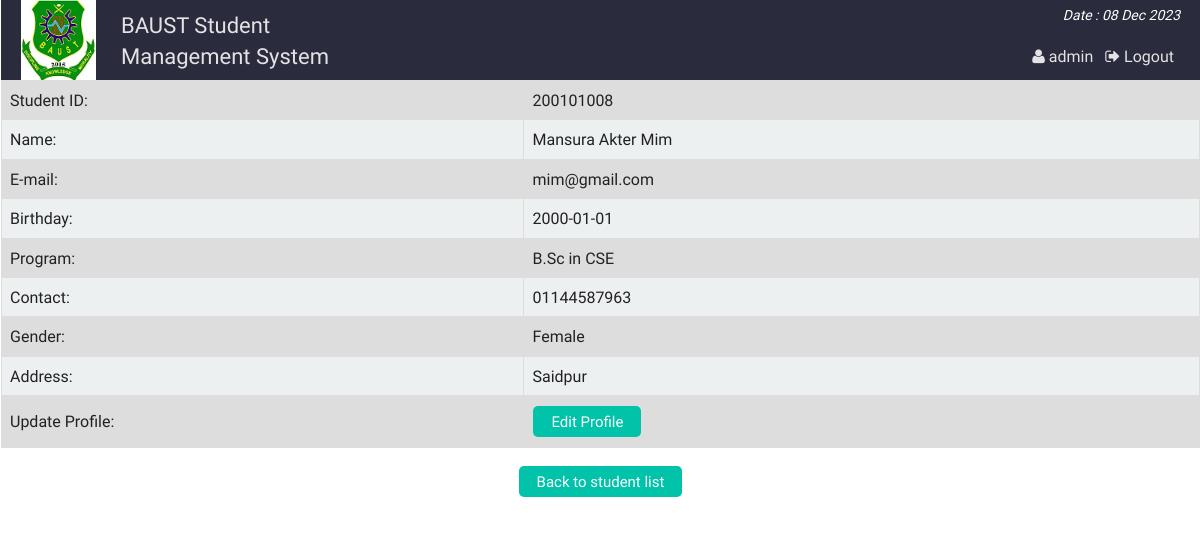
/admin_single_student.php?id=200101008 (signed in), run on the app's committed database.
### tables this page shows
CREATE TABLE `st_info` (
  `st_id` varchar(20) NOT NULL,
  `name` varchar(100) NOT NULL,
  `password` varchar(32) NOT NULL,
  `email` varchar(50) NOT NULL,
  `bday` date NOT NULL,
  `program` varchar(15) NOT NULL,
  `contact` varchar(20) NOT NULL,
  `gender` varchar(10) NOT NULL,
  `address` varchar(255) NOT NULL,
  `img` varchar(255) DEFAULT NULL
);

### php/functions.php (called while the page is built, shortened)
<?php
class login_registration_class{
	public function getuserbyid($st_id){
		global $conn;
		$query = $conn->query("select * from st_info where st_id='$st_id'");
		return $query;
	}
};
?>

### admin_single_student.php (the view, shortened to what this page needs)
<?php
	require "php/config.php";
	require_once "php/functions.php";
	$user = new login_registration_class();
	if(isset($_REQUEST['id'])){
		$st_id = $_REQUEST['id'];
	}else{
		header('Location: admin.php');
		exit();
	}
?>
<?php
include "php/headertop_admin.php";
?>
<div class="profile">
		<table class="tab_one">
			<?php
				$getuser = $user->getuserbyid($st_id);
				while($row = $getuser->fetch_assoc()){
			?>
			<tr>
				<td>Student ID: </td>
				<td><?php echo $row['st_id']; ?></td>
			</tr>
			<tr>
				<td>Name: </td>
				<td><?php echo $row['name']; ?></td>
			</tr>
			<tr>
				<td>E-mail: </td>
				<td><?php echo $row['email']; ?></td>
			</tr>
			<tr>
				<td>Birthday: </td>
				<td><?php echo $row['bday']; ?></td>
			</tr>
			<tr>
				<td>Program: </td>
				<td><?php echo $row['program']; ?></td>
			</tr>
			<tr>
				<td>Contact: </td>
				<td><?php echo $row['contact']; ?></td>
			</tr>
			<tr>
				<td>Gender: </td>
				<td><?php echo $row['gender']; ?></td>
			</tr>
			<tr>
				<td>Address: </td>
				<td><?php echo $row['address']; ?></td>
			</tr>
			<tr>
				<td>Update Profile: </td>
				<td><a href="admin_single_student_update.php?id=<?php echo $row['st_id'];?>"><button class="editbtn">Edit Profile</button></a></td>
			</tr>
			<?php  } ?>
		</table>
		<div class="back fix">
			<p style="text-align:center"><a href="admin_all_student.php"><button class="editbtn">Back to student list</button></a></p>
		</div>
</div>

### css/main.css (style rules this page uses)
html { color: #222; font-size: 1em; line-height: 1.4; }
a { text-decoration:none; }
.fix { overflow:hidden; }
body { font-family:roboto !important; background:url(../img/ptrn.png) repeat fixed; }
.st_reg th, td { padding: 8px; }
table.tab_one { width:100%; }
table.tab_one td { border:1px solid #ddd; padding:8px; }
table.tab_one td a { text-decoration:none; }
table.tab_one tr:nth-child(odd) { background:#ddd; }
table.tab_one tr:nth-child(even) { background:#ecf0f1; }
.editbtn { background-color: #01C3AA; border: none; border-radius:5px; color: white; padding: 5px 18px; text-align: center; text-decoration: none; display: inline-block; font-size: 15px; margin: 2px 1px; cursor: pointer; }
table.att_tab tr,td,th { border:2px solid #ddd; border-collapse:collapse; padding:8px; }

### data on the page
st_info: st_id "200101008", name "Mansura Akter Mim", email "mim@gmail.com", bday "2000-01-01", program "B.Sc in CSE", contact "01144587963", gender "Female", address "Saidpur"

### other printed values
$admin_name "admin"
